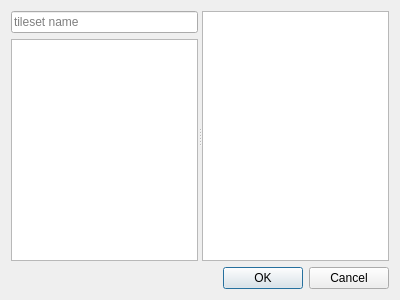
<?xml version="1.0" encoding="UTF-8"?>
<ui version="4.0">
 <class>ChooseTileDialog</class>
 <widget class="QDialog" name="ChooseTileDialog">
  <property name="geometry">
   <rect>
    <x>0</x>
    <y>0</y>
    <width>400</width>
    <height>300</height>
   </rect>
  </property>
  <property name="windowTitle">
   <string>Choose Tile</string>
  </property>
  <layout class="QGridLayout" name="gridLayout">
   <item row="0" column="0">
    <widget class="QSplitter" name="splitter">
     <property name="orientation">
      <enum>Qt::Orientation::Horizontal</enum>
     </property>
     <widget class="QWidget" name="">
      <layout class="QGridLayout" name="gridLayout_2">
       <item row="1" column="0">
        <widget class="QListWidget" name="tilesetsList"/>
       </item>
       <item row="0" column="0">
        <widget class="QLineEdit" name="tilesetFilter">
         <property name="placeholderText">
          <string>tileset name</string>
         </property>
        </widget>
       </item>
      </layout>
     </widget>
     <widget class="Tiled::Internal::TilesetView" name="tilesetView"/>
    </widget>
   </item>
   <item row="1" column="0">
    <widget class="QDialogButtonBox" name="buttonBox">
     <property name="orientation">
      <enum>Qt::Orientation::Horizontal</enum>
     </property>
     <property name="standardButtons">
      <set>QDialogButtonBox::StandardButton::Cancel|QDialogButtonBox::StandardButton::Ok</set>
     </property>
    </widget>
   </item>
  </layout>
 </widget>
 <customwidgets>
  <customwidget>
   <class>Tiled::Internal::TilesetView</class>
   <extends>QTableView</extends>
   <header>tilesetview.h</header>
  </customwidget>
 </customwidgets>
 <resources/>
 <connections>
  <connection>
   <sender>buttonBox</sender>
   <signal>accepted()</signal>
   <receiver>ChooseTileDialog</receiver>
   <slot>accept()</slot>
   <hints>
    <hint type="sourcelabel">
     <x>224</x>
     <y>290</y>
    </hint>
    <hint type="destinationlabel">
     <x>157</x>
     <y>274</y>
    </hint>
   </hints>
  </connection>
  <connection>
   <sender>buttonBox</sender>
   <signal>rejected()</signal>
   <receiver>ChooseTileDialog</receiver>
   <slot>reject()</slot>
   <hints>
    <hint type="sourcelabel">
     <x>292</x>
     <y>294</y>
    </hint>
    <hint type="destinationlabel">
     <x>286</x>
     <y>274</y>
    </hint>
   </hints>
  </connection>
 </connections>
</ui>
